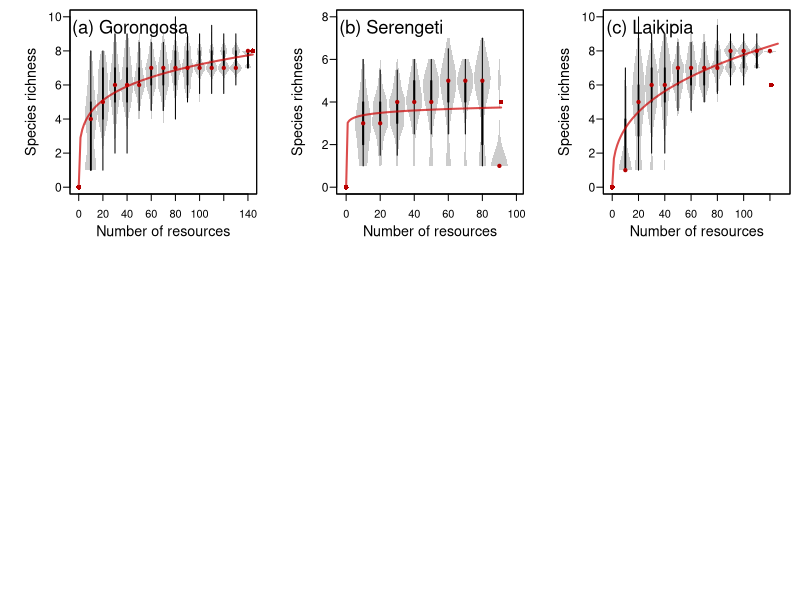

Here is the R script that generated this plot: (Note: this script raises an error after producing the figure.)
setwd("C:/Users/Falko/Documents/Standalone Research/Mammal Isotopes/Most recent manuscript and files")

# Load the data
g.prob <- read.table("Processed_data/Gorongosa_SpProbIter100.txt", sep="\t", header=T, stringsAsFactors=T)
g.rich <- read.table("Processed_data/Gorongosa_SpRichIter100.txt", sep="\t", header=T, stringsAsFactors=T)

# Load the data
s.prob <- read.table("Processed_data/Serengeti_SpProbIter100.txt", sep="\t", header=T, stringsAsFactors=T)
s.rich <- read.table("Processed_data/Serengeti_SpRichIter100.txt", sep="\t", header=T, stringsAsFactors=T)

# Load the data
l.prob <- read.table("Processed_data/Laikipia_SpProbIter100.txt", sep="\t", header=T, stringsAsFactors=T)
l.rich <- read.table("Processed_data/Laikipia_SpRichIter100.txt", sep="\t", header=T, stringsAsFactors=T)


# Install and load the required packages
#install.packages(c("vioplot","RColorBrewer"))
library(vioplot)
library(RColorBrewer)

########################################################################################
# Set up the plot and dimensions
png(filename="Figures/Complete_cascade.png",width=24,height=18,units="cm",res=300)

# Define plot margins
#Set panel outline. The top panel is used for the legend
m <- (matrix(c(1,2,3,4,4,4,5,6,7), nrow = 3, ncol = 3, byrow = TRUE))

# Set heights for plot panels
layout(mat = m,heights = c(0.44,0.12,0.44))
# Set margins
par(mai=c(.7,.7,0.1,0.1))

########################################################################################
# Make the base violin plot of the simulated data (replicates are iterations)
plot(0,0,type="n", las=1, ylab="Species richness", xlab="Number of resources",
	,cex.axis=1.1, cex.lab= 1.3, mgp=c(2.4,0.6,0), ylim=c(0,10), xlim=c(-0.15,14.15), xaxt='n')
# Add horizontal axis
axis(1, at =seq(0,14,by=2), labels=c("0","20","40","60","80","100","120","140"),cex=1.1)

# Add violin plot
X <- vioplot(g.rich, add=T, col=rgb(0.8,0.8,0.8,1), border=NA,rectCol="black", lineCol="black", 
	colMed=rgb(0.7,0,0,1),wex=1.2)
# Add points for the minimum and maximum resource level
points(c(0,14.4),c(0,8),pch=16,col=rgb(0.7,0,0,1))

# Add points to show the median values
#points(c(0,seq(1,14,by=1),14.4),c(0,X$median,8),pch=1,col=rgb(0,0,0,1), cex=1.3)
# Label the panel
mtext("(a) Gorongosa",cex=1.1, side = 3, adj = 0.03, line = -2,font=1)

# Add a prediction line by defining independent (IV) and dependent (DV) variables and modelling an asymptotic relationship
IV <- rep(1:14,100)
DV <- c(t(g.rich))
nlreg <- nls(DV~a*IV^b,start=list(a=8,b=0.5))

# Predict new data from model parameters
xvals <- seq(0,14.4,l=100)
pred.val <- predict(nlreg, list(IV = xvals) , se.fit = TRUE,interval = "confidence",level = 0.95)
# Add lines to plot
lines(xvals, pred.val, lwd=2, col=rgb(0.8,0,0,0.7), lty=1)

########################################################################################

# Make the base violin plot of the simulated data (replicates are iterations)
plot(0,0,type="n", las=1, ylab="Species richness", xlab="Number of resources",
	,cex.axis=1.1, cex.lab= 1.3, mgp=c(2.4,0.6,0), ylim=c(0,8), xlim=c(-0.15,10), xaxt='n')
# Add horizontal axis
axis(1, at =seq(0,10,by=2), labels=c("0","20","40","60","80","100"),cex=1.1)

# Add violin plot
X <- vioplot(s.rich, add=T, col=rgb(0.8,0.8,0.8,1), border=NA,rectCol="black", lineCol="black", 
	colMed=rgb(0.7,0,0,1),wex=1.2)
# Add points for the minimum and maximum resource level
points(c(0,9.1),c(0,4),pch=16,col=rgb(0.7,0,0,1))

# Add points to show the median values
#points(c(0,seq(1,14,by=1),14.4),c(0,X$median,8),pch=1,col=rgb(0,0,0,1), cex=1.3)
# Label the panel
mtext("(b) Serengeti",cex=1.1, side = 3, adj = 0.03, line = -2,font=1)

# Add a prediction line by defining independent (IV) and dependent (DV) variables and modelling an asymptotic relationship
IV <- rep(1:9,100)
DV <- c(t(s.rich))
nlreg <- nls(DV~a*IV^b,start=list(a=8,b=0.5))

# Predict new data from model parameters
xvals <- seq(0,9.1,l=100)
pred.val <- predict(nlreg, list(IV = xvals) , se.fit = TRUE,interval = "confidence",level = 0.95)
# Add lines to plot
lines(xvals, pred.val, lwd=2, col=rgb(0.8,0,0,0.7), lty=1)


########################################################################################

# Make the base violin plot of the simulated data (replicates are iterations)
plot(0,0,type="n", las=1, ylab="Species richness", xlab="Number of resources",
	,cex.axis=1.1, cex.lab= 1.3, mgp=c(2.4,0.6,0), ylim=c(0,10), xlim=c(-0.15,13), xaxt='n')
# Add horizontal axis
axis(1, at =seq(0,12,by=2), labels=c("0","20","40","60","80","100","120"),cex=1.1)

# Add violin plot
X <- vioplot(l.rich, add=T, col=rgb(0.8,0.8,0.8,1), border=NA,rectCol="black", lineCol="black", 
	colMed=rgb(0.7,0,0,1),wex=1.2)
# Add points for the minimum and maximum resource level
points(c(0,12.1),c(0,6),pch=16,col=rgb(0.7,0,0,1))

# Add points to show the median values
#points(c(0,seq(1,14,by=1),14.4),c(0,X$median,8),pch=1,col=rgb(0,0,0,1), cex=1.3)
# Label the panel
mtext("(c) Laikipia",cex=1.1, side = 3, adj = 0.03, line = -2,font=1)

# Add a prediction line by defining independent (IV) and dependent (DV) variables and modelling an asymptotic relationship
IV <- rep(1:12,100)
DV <- c(t(l.rich))
nlreg <- nls(DV~a*IV^b,start=list(a=8,b=0.5))

# Predict new data from model parameters
xvals <- seq(0,12.6,l=100)
pred.val <- predict(nlreg, list(IV = xvals) , se.fit = TRUE,interval = "confidence",level = 0.95)
# Add lines to plot
lines(xvals, pred.val, lwd=2, col=rgb(0.8,0,0,0.7), lty=1)


########################################################################################
########################################################################################

# Create a species legend using a distinguishable colour ramp
cols2 <- c(brewer.pal(n = 10, name = "Paired"),brewer.pal(n = 10, name = "Paired"))
par(mai=c(0,.7,0,0))

# Make a blank plot
plot(0,0,axes=FALSE,xlab="",ylab="", type=n)

# Create a vector of species names for the legend
sp.names <-c("Buffalo", "Grevy's zebra", "Hartebeest", "Oribi", "Oryx",
	"Plain's zebra", "Reedbuck", "Sable", "Topi", "Waterbuck",
	"Wildebeest", "Grant's gazelle", "Impala", "Thomson's gazelle",
	"Bushbuck", "Dik-dik", "Eland", "Klipspringer", "Kudu", "Nyala")

legend("bottom", ncol=5,  lty=rep(c(1,3),each=10), col=cols2, bty='n',legend=sp.names,cex=1.2, lw=2)



#######################################################################################
# Reset margins
par(mai=c(.7,.7,0.1,0.1))

# A vector so that the species correspond to the colors in the legend
g.cols <- c(13,3,11,8,10,4,7,1,20,15,19)
# Are the lines solid or dashed
dash <- ifelse(g.cols>10,3,1)

# Make the plot
plot(0,0,type="n",xlab="Number of resources", ylab="Presence probability", xlim=c(0,145), 
	ylim=c(0,100),las=1 ,cex.axis=1.1, cex.lab= 1.3, mgp=c(2.4,0.6,0))

# The persistence of the full stable community
pres <- c(0,100,0,100,100,100,0,100,100,100,100)
# Add the lines for each species
for (nsp in 1:11){
	lines(c(0,seq(10,140,by=10),144),c(0,g.prob[,nsp],pres[nsp]), col=cols2[g.cols[nsp]], lwd=2, lty=dash[nsp])
}
# Label the panel
mtext("(d)",cex=1.1, side = 3, adj = 0.03, line = -2,font=1)
###########################################################################################
# A vector so that the species correspond to the colors in the legend
s.cols <- c(13,3,11,9,6,14,12,1)
# Are the lines solid or dashed
dash <- ifelse(s.cols>10,3,1)

# Make the plot
plot(0,0,type="n",xlab="Number of resources", ylab="Presence probability", xlim=c(0,100), 
	ylim=c(0,100),las=1, cex.axis=1.1, cex.lab= 1.3, mgp=c(2.4,0.6,0))

# The persistence of the full stable community
pres <- c(100,0,100,100,0,0,100,0)
# Add the lines for each species
for (nsp in 1:8){
	lines(c(0,seq(10,90,by=10),91),c(0,s.prob[,nsp],pres[nsp]), col=cols2[s.cols[nsp]], lwd=2, lty=dash[nsp])
}
# Label the panel
mtext("(e)",cex=1.1, side = 3, adj = 0.03, line = -2,font=1)
###########################################################################################
# A vector so that the species correspond to the colors in the legend
l.cols <- c(13,3,2,6,10,16,12,5,18,1,17,19)
# Are the lines solid or dashed
dash <- ifelse(l.cols>10,31)

# Make the plot
plot(0,0,type="n",xlab="Number of resources", ylab="Presence probability", xlim=c(0,120), 
	ylim=c(0,100),las=1,cex.axis=1.1, cex.lab= 1.3, mgp=c(2.4,0.6,0))

# The persistence of the full stable community
pres <- c(0,100,100,0,100,0,100,0,0,100,100,0)
# Add the lines for each species
for (nsp in 1:12){
	lines(c(0,seq(10,120,by=10),121),c(0,l.prob[,nsp],pres[nsp]), col=cols2[l.cols[nsp]], lwd=2, lty=dash[nsp])
}
# Label the panel
mtext("(f)",cex=1.1, side = 3, adj = 0.03, line = -2,font=1)
###########################################################################################

# Close plot device and save to file
dev.off()
